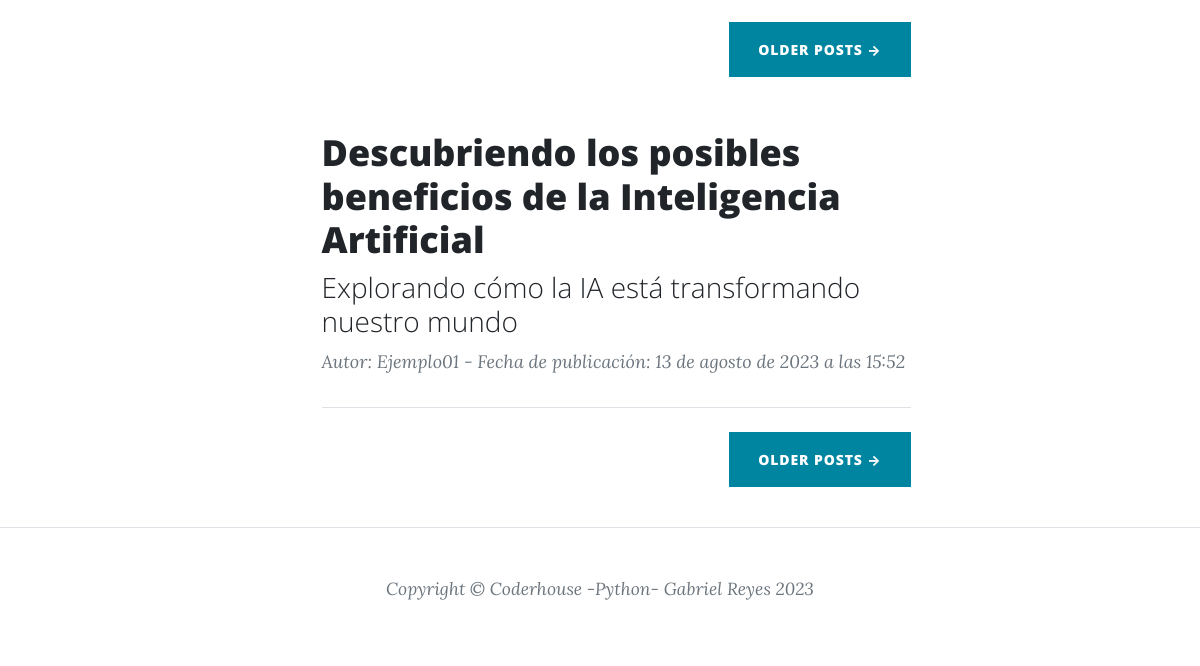
Page /pages/ (lower part) on the earlier database version.
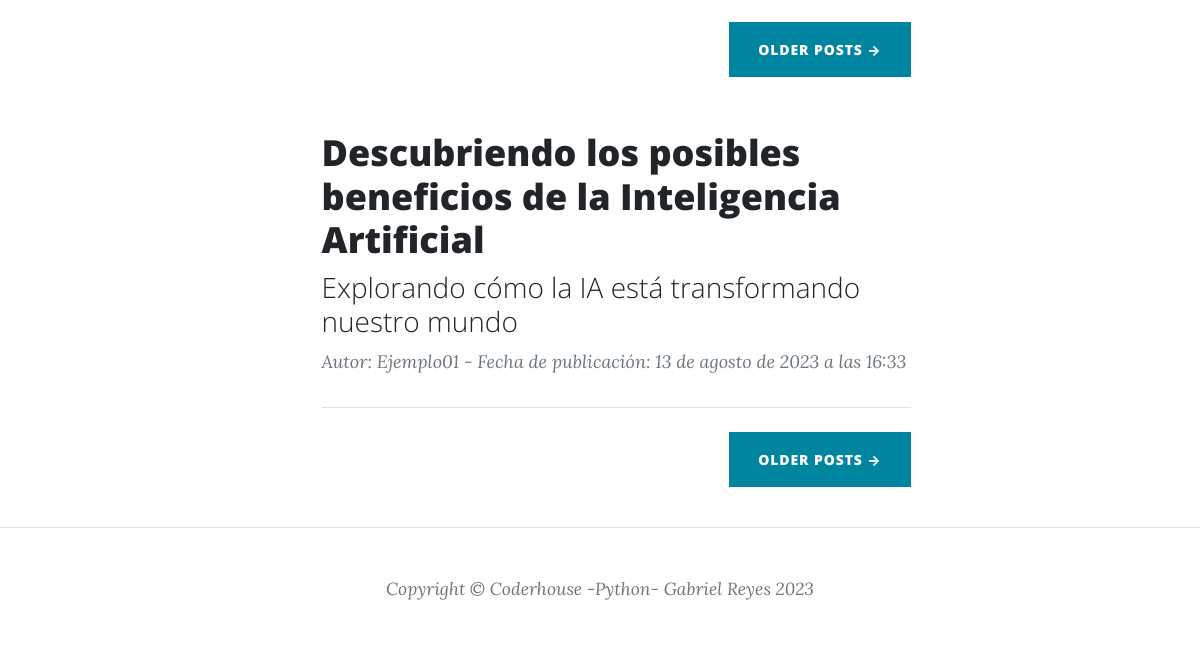
Same page on the later database version.
### app_blog/models.py (models this page shows, shortened)
class Articulo(models.Model):
    titulo = models.CharField(max_length=200)
    subtitulo = models.CharField(max_length=200)
    contenido = RichTextField()
    fecha_publicado = models.DateTimeField()
    autor = models.ForeignKey(User, on_delete=models.CASCADE, related_name='articulos_creados', null=True)
    imagen = models.ImageField(upload_to='images_blog/', null=True, blank=True) # imagen

### app_blog/views.py (the view)
# urls.py: path('', ArticuloListView.as_view(), name='articulo_lista'),
class ArticuloListView(ListView):
    model = Articulo
    template_name = 'articulo_lista.html'
    context_object_name = 'articulos'

### app_blog/templates/app_blog/articulo_list.html (shortened to what this page needs)
{% extends "base.html" %}
{% block contenido %}
<ul>
{% for articulo in articulos %}
<div class="container px-4 px-lg-5">
  <div class="row gx-4 gx-lg-5 justify-content-center">
      <div class="col-md-10 col-lg-8 col-xl-7">
          <div class="post-preview">
              <a href="{% url 'articulo_detail' articulo.pk %}">
                  <h2 class="post-title">{{ articulo.titulo }}</h2>
                  <h3 class="post-subtitle">{{ articulo.subtitulo }}</h3>
              </a>
              <p class="post-meta">
                   Autor: {{ articulo.autor }} - Fecha de publicación: {{ articulo.fecha_publicado }}
              </p>
          </div>
          <hr class="my-4" />
          <div class="d-flex justify-content-end mb-4"><a class="btn btn-primary text-uppercase" href="#!">Older Posts →</a></div>
      </div>
  </div>
</div>
{% endfor %}
</ul>
{% endblock contenido %}

### templates_base/base.html (shortened to what this page needs)
{% load static %}
<!DOCTYPE html>
<html lang="es">
    <head>
        <link href="{% static 'css/styles.css' %}" rel="stylesheet" />
    </head>
    <body>
        {% block contenido %}{% endblock contenido %}
        <footer class="border-top">
            <div class="container px-4 px-lg-5">
                <div class="row gx-4 gx-lg-5 justify-content-center">
                    <div class="col-md-10 col-lg-8 col-xl-7">
                        <ul class="list-inline text-center">
                        <div class="small text-center text-muted fst-italic">Copyright &copy; Coderhouse -Python- Gabriel Reyes 2023</div>
                    </div>
                </div>
            </div>
        </footer>
    </body>
</html>

Differences in the rows shown:
changed Articulo "Descubriendo los posibles beneficios de la Inteligencia Artificial": fecha_publicado "13 de agosto de 2023 a las 15:52" → "13 de agosto de 2023 a las 16:33"
